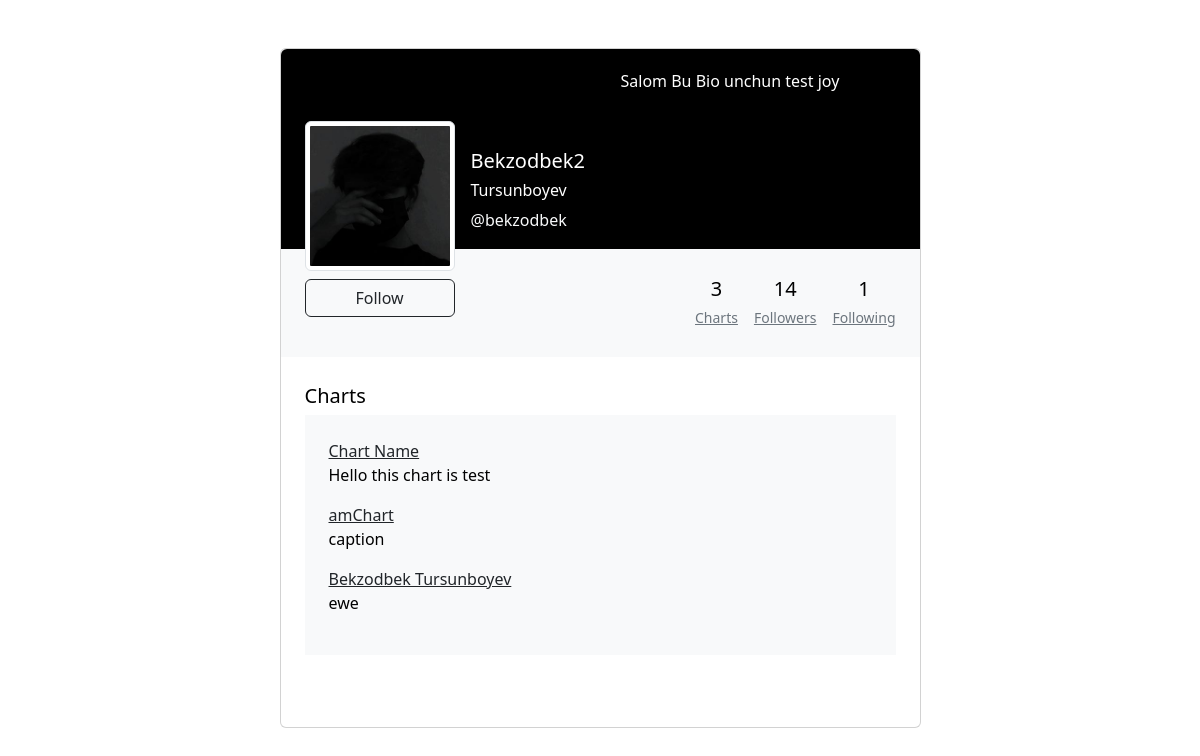
/bekzodbek?tab=charts, run on an earlier commit of the app's database.
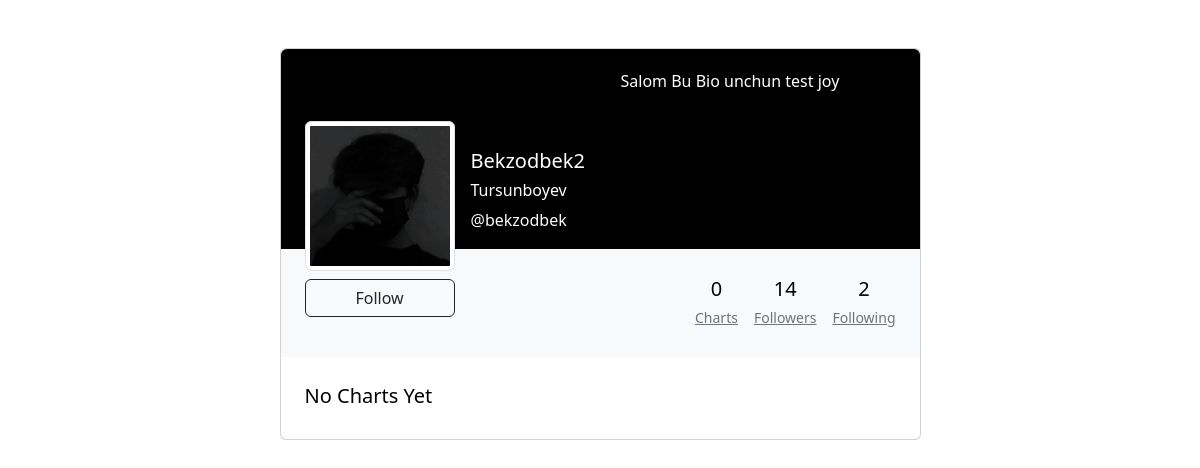
And on a later commit of the database.
### chart/models.py (models this page shows, shortened)
class MyUser(AbstractUser):
    is_organiser = models.BooleanField(default=False)
    is_agent = models.BooleanField(default=False)
    following = models.ManyToManyField("self", blank=True, related_name="followers", symmetrical=False)
    email_confirmed = models.BooleanField(default=False)

class Profile(models.Model):
    class Meta:
        verbose_name = "My Profile"
        verbose_name_plural = "Profile"
    custom_user = models.OneToOneField(MyUser, on_delete=models.CASCADE)
    image = models.ImageField(default="profile/profile.jpg", upload_to="profile")
    bio = models.CharField(max_length=100, null=True, blank=True, default="")
    is_online = models.BooleanField(default=False)

class Chart(models.Model):
    PIE = "Pie"
    COLUMN = "Column"
    CHART_CHOICES = [
        (PIE, "Pie Chart"),
        (COLUMN, "Column Chart")
    ]
    author = models.ForeignKey(MyUser, on_delete=models.CASCADE,related_name='chart' )
    name = models.CharField(max_length=150)
    slug = models.SlugField(unique=True)
    caption = models.TextField(max_length=700)
    created_on = models.DateTimeField(("date joined"), default=timezone.now)
    chart_type = models.CharField(max_length=15,choices=CHART_CHOICES, default=PIE)

### chart/views.py (the view)
# urls.py: path("<str:username>", ProfileView, name="profile"),
def ProfileView(request, username):
        user_p = User.objects.get(username=username)
        author = get_object_or_404(User, username=username)
        tab = request.GET.get('tab')
        title = None
        tab_chart = None
        tab_following = None
        tab_followers = None
        if tab == "charts":
            tab_chart = author.chart.all()
            title = "Charts"
        elif tab == "following": # followingda foydalanuvchi uchun followerslar keladi. followersda esa teskarisi
            tab_followers = user_p.followers.all().order_by('-id')
            title = "Following"
        elif tab == "followers":
            title = "Followers"
            tab_following = user_p.following.all().order_by('-id')
        else:
            title = f"Charts - @{user_p.username}"
        if request.user.is_authenticated:
            user_form = UpdateUserForm(instance=request.user)
            profile_form = UpdateProfileForm(instance=request.user.profile)
            if request.method == 'POST':
                user_form = UpdateUserForm(request.POST, instance=request.user)
                profile_form = UpdateProfileForm(request.POST,
                                                request.FILES,
                                                instance=request.user.profile)
                if user_form.is_valid() and profile_form.is_valid():
                    user_name = user_form.cleaned_data.get('username')
                    user_form.save()
                    profile_form.save()
                    return redirect("app:profile", user_name)
        else:
            user_form = None
            profile_form = None
        user_chart_count = author.chart.count()
        context = {
            "user_p": user_p,
            "user_following":tab_following,
            "user_followers":tab_followers,
            "user_form":user_form,
            "profile_form":profile_form,
            "tab_chart":tab_chart,
            "title":title,
            "user_chart_count":user_chart_count
        }
        return render(request, 'pages/profile.html', context)

### templates/pages/profile.html (shortened to what this page needs)
<!DOCTYPE html>
{% load static %}
<html lang="en">
<head>
  <link href="{% static 'assets/vendor/animate.css/animate.min.css' %}" rel="stylesheet">
  <link href="{% static 'assets/vendor/bootstrap/css/bootstrap.min.css' %}" rel="stylesheet">
  <link href="{% static 'assets/vendor/bootstrap-icons/bootstrap-icons.css' %}" rel="stylesheet">
  <link href="{% static 'assets/vendor/boxicons/css/boxicons.min.css' %}" rel="stylesheet">
  <link href="{% static 'assets/vendor/glightbox/css/glightbox.min.css' %}" rel="stylesheet">
  <link href="{% static 'assets/vendor/remixicon/remixicon.css' %}" rel="stylesheet">
  <link href="{% static 'assets/vendor/swiper/swiper-bundle.min.css' %}" rel="stylesheet">
  <link rel="stylesheet" href="{% static 'css/profile.css' %}">
</head>
<body>
  <section class="h-100 gradient-custom-2">
    <div class="container py-5 h-100">
      <div class="row d-flex justify-content-center align-items-center h-100">
        <div class="col col-lg-9 col-xl-7">
          <div class="card">
            <div class="rounded-top text-white d-flex flex-row" style="background-color: #000; height:200px;">
              <div class="ms-4 mt-5 d-flex flex-column" style="width: 150px;">
                {% if request.user.username == user_p.username %}
                <a href="{% url 'app:settings' %}" style="width: 150px; z-index: 1">
                  <img src="{{ user_p.profile.image.url }}" alt="@{{ user_p.username }}" class="img-fluid img-thumbnail mt-4 mb-2" >
                </a>
                {% else %}
                <img src="{{ user_p.profile.image.url }}" alt="@{{ user_p.username }}" class="img-fluid img-thumbnail mt-4 mb-2" style="width: 150px; z-index: 1">
                {% endif %}
              {% if request.user.username == user_p.username %}
                    <button type="button" id="edit_btn" class="btn btn-outline-dark" data-mdb-ripple-color="dark" style="z-index: 1;">Edit profile</button>
              {% else %}
                <form class="w-100" action="{% url 'app:follow' user_p.username %}" method="post" style="z-index: 1;">
                    {% if user_p in request.user.followers.all %}
                        <button type="submit" class="btn btn-outline-danger w-100" data-mdb-ripple-color="dark" >Unfollow</button>
                    {% else %}
                        <button type="submit" class="btn btn-outline-dark w-100" data-mdb-ripple-color="dark" >Follow</button>
                    {% endif %}
                </form>
              {% endif %}
              </div>
              <div class="ms-3" style="margin-top: 100px;">
                <h5>{{ user_p.first_name }}</h5>
                <h6>{{ user_p.last_name }}</h6>
                <p> <a class="text-light" href="{% url 'app:profile' user_p.username %}"
                    style="text-decoration: none;">@{{ user_p.username }}</a></p>
              </div>
              <p class="user_bio">
                {% if user_p.profile.bio %}
                {{ user_p.profile.bio }}
                {% endif %}
              </p>
            </div>
            <div class="p-4 text-black" style="background-color: #f8f9fa;">
              <div class="d-flex justify-content-end text-center py-1">
                <div>
                  <p class="mb-1 h5">{{user_chart_count}}</p>
                  <a href="?tab=charts" class="small text-muted mb-0">Charts</a>
                </div>
                <div class="px-3">
                  <p class="mb-1 h5">{{ user_p.following.count }}</p>
                  <a href="?tab=followers" class="small text-muted mb-0">Followers</a>
                </div>
                <div>
                  <p class="mb-1 h5">{{ user_p.followers.count }}</p>
                  <a href="?tab=following" class="small text-muted mb-0">Following</a>
                </div>
              </div>
            </div>
            <div class="card-body p-4 text-black">
              {% if tab_chart %}
              <div class="mb-5">
                <p class="lead fw-normal mb-1">Charts</p>
                <div class="p-4" style="background-color: #f8f9fa;">
                  {% for chart in tab_chart %}
                  <div>
                    <a class="text-dark" href="{% url 'app:chart' chart.slug %}">{{ chart.name }}</a>
                    <p>{{ chart.caption }}</p>
                  </div>
                  {% endfor %}
                </div>
              </div>
              {% endif %}
              {% if title == "Charts" and user_chart_count == 0 %}
              <p class="lead fw-normal mb-1">
                No Charts Yet
              </p>
              {% endif %}
            </div>
          </div>
        </div>
      </div>
    </div>
  </section>
    {% if request.user.username == user_p.username %}
      {% load widget_tweaks %}
    {% endif %}
</body>
</html>

### static/css/profile.css (style rules this page uses)
* { margin: 0; padding: 0; box-sizing: border-box; }
.user_bio { position: absolute; z-index: 2; top: 20px; left: 340px; }

What changed in the data, as far as the page shows it:
removed Chart: name "Chart Name", caption "Hello this chart is test"
removed Chart: name "amChart", caption "caption"
removed Chart: name "Bekzodbek Tursunboyev", caption "ewe"
changed MyUser "Bekzodbek2": followers.count "1" → "2"
Also different on the page:
{{ user_chart_count }}: "3" → "0"
text no longer shown: "Charts"
text now shown: "No Charts Yet"
